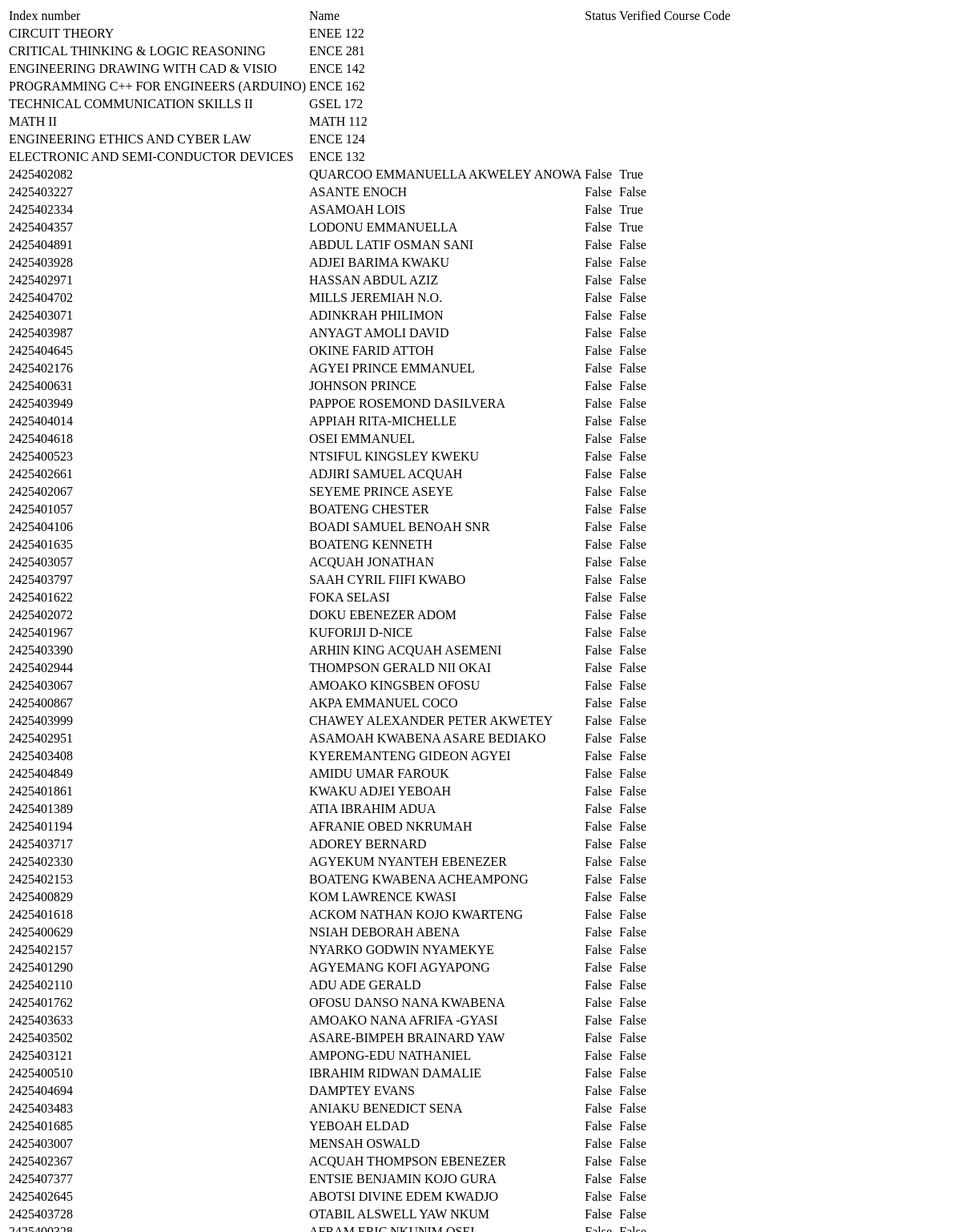
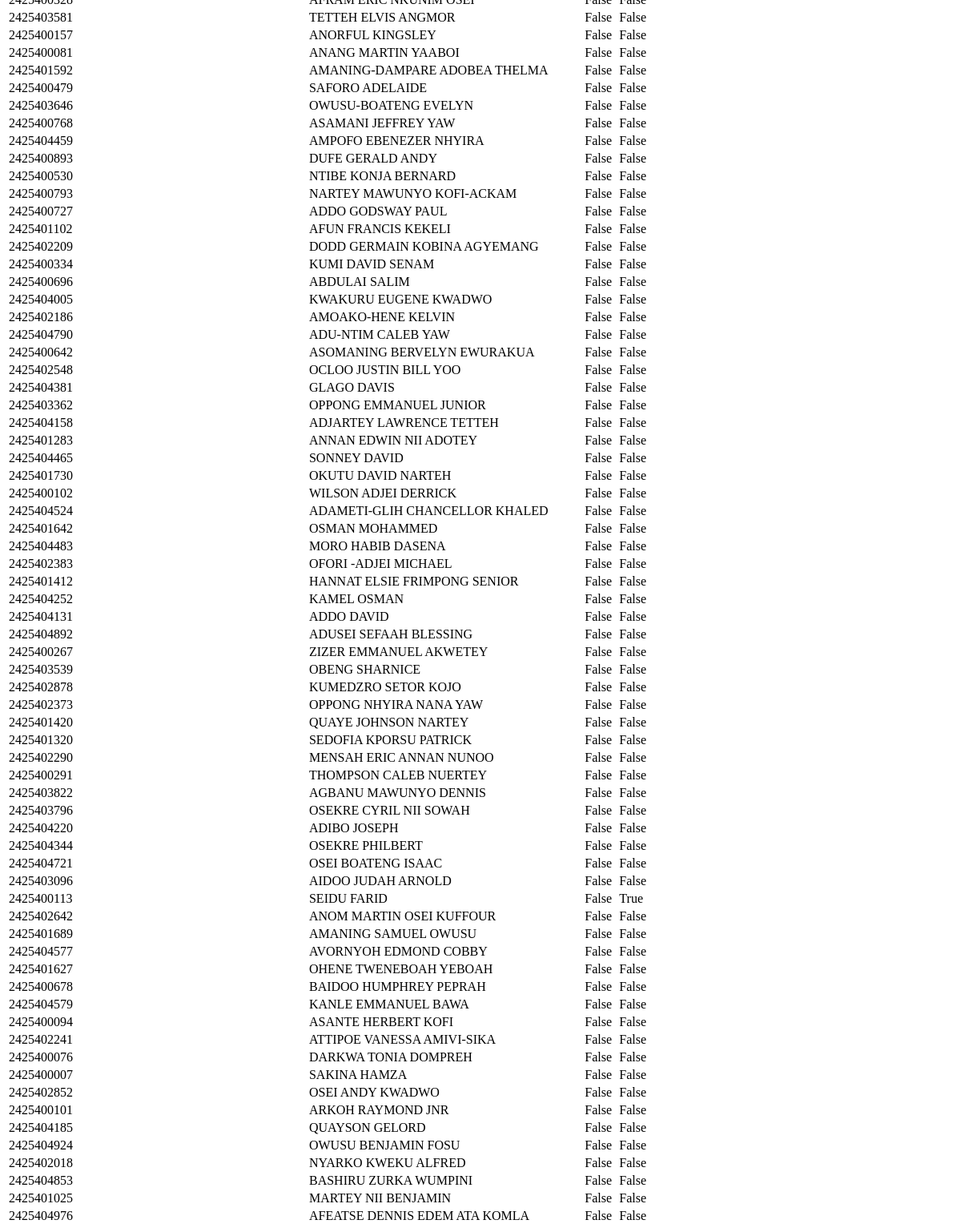
The page /lists/ on the database as committed earlier (2 pictures, top to bottom).
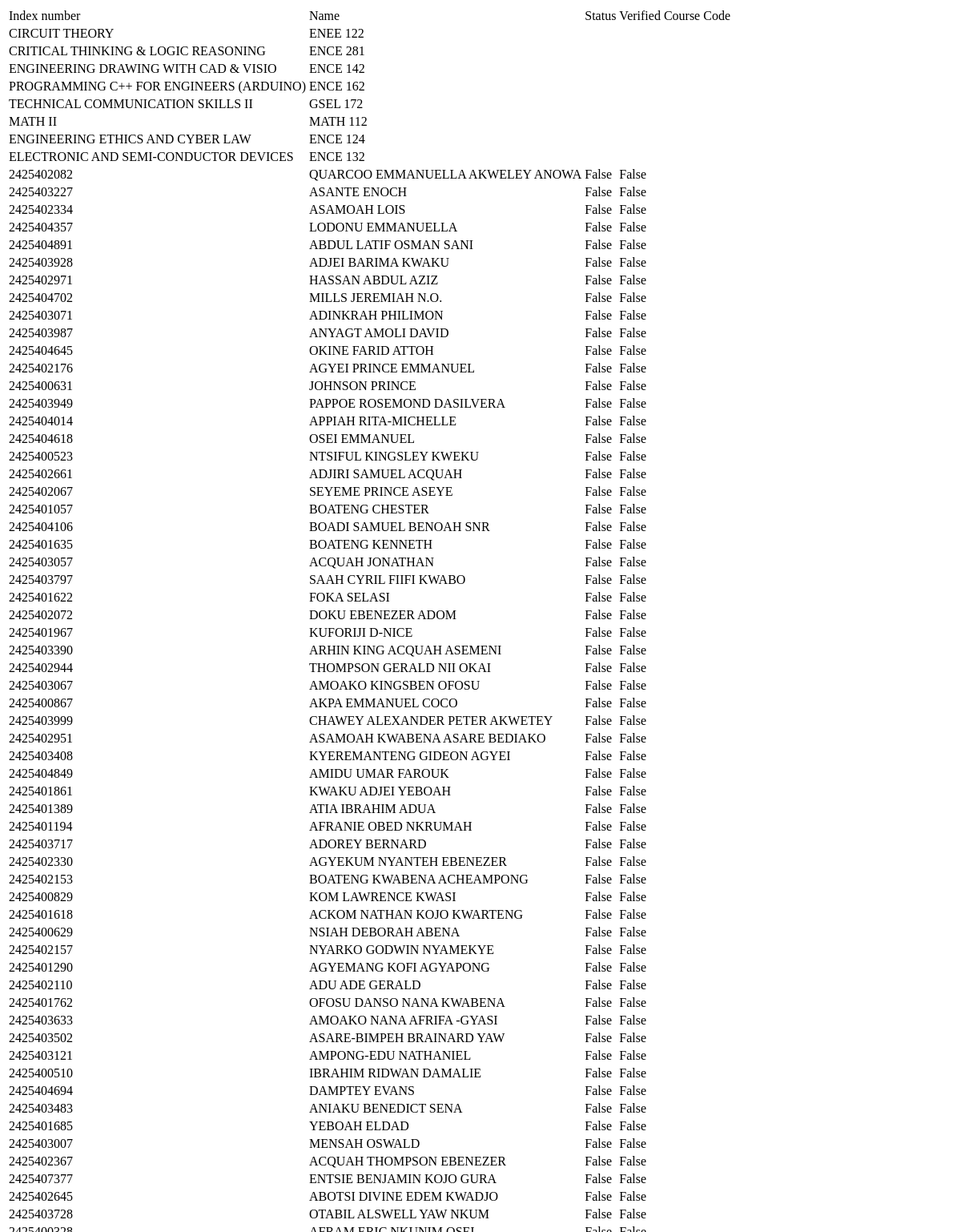
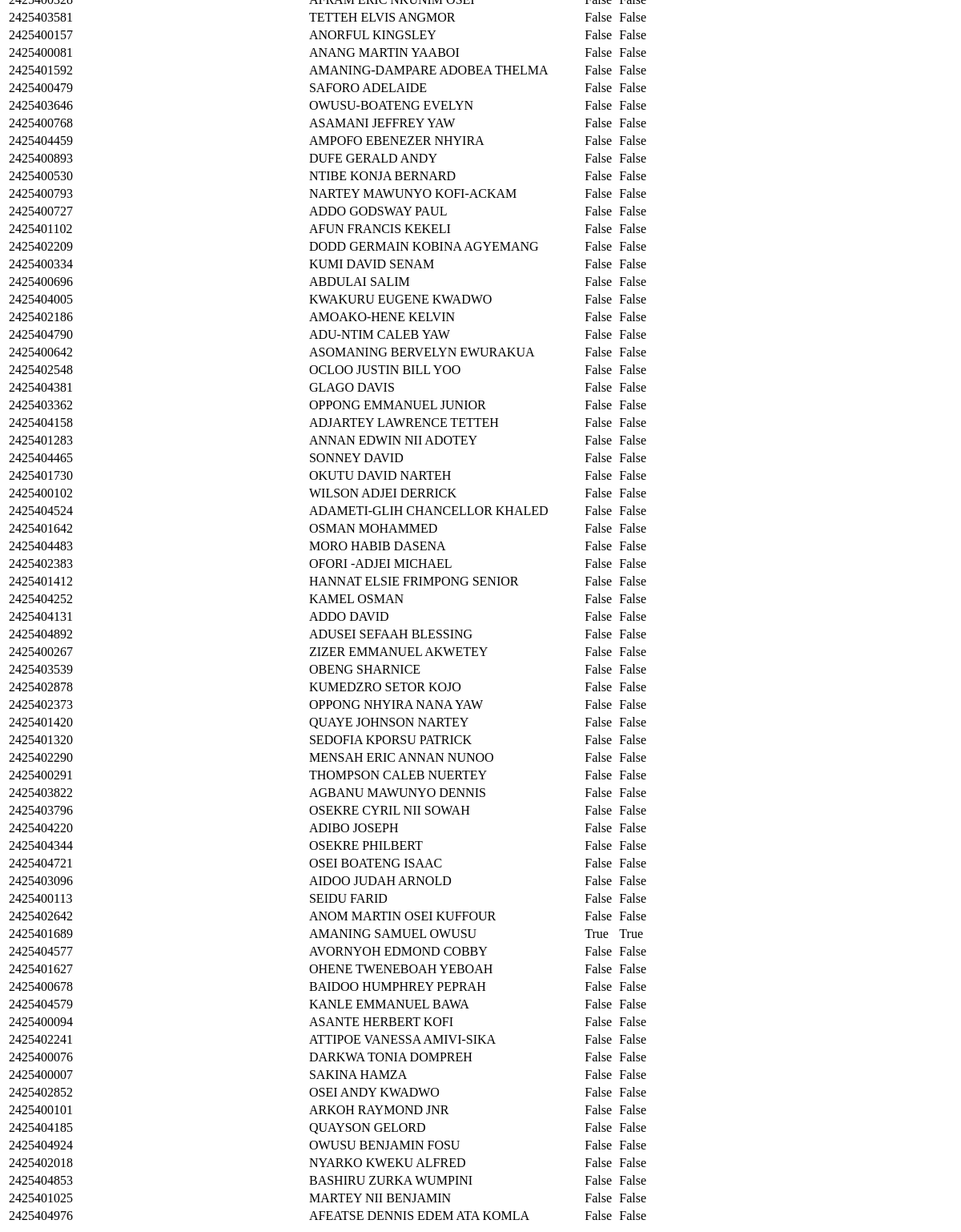
The same page on the database as committed later (2 pictures, top to bottom).
### AssignmentSubmission/models.py (models this page shows, shortened)
class Courses(models.Model):
    name = models.CharField(max_length=50)
    code = models.CharField(max_length=10, unique=True)
    lecturer = models.CharField(max_length=50)

class PreApprovedStudents(models.Model):
    name = models.CharField(max_length=50)
    student_id = models.CharField(max_length=15, unique=True)
    email = models.EmailField(null=True, blank=True)
    registration_stage = models.CharField(max_length= 15, choices=RegistrationStage.choices, blank=True, default=None, null=True)
    is_registered = models.BooleanField(default=False)
    uploaded_at = models.DateTimeField(auto_now_add=True)
    is_verified = models.BooleanField(default=False)

### AssignmentSubmission/views.py (the view)
# urls.py: path('lists/', lists, name='lists'),
def lists(request):
    students = PreApprovedStudents.objects.all()
    courses = Courses.objects.all()
    return render(
        request, "AssSub/lists.html", {"students": students, "courses": courses}
    )

### AssignmentSubmission/templates/AssSub/lists.html (shortened to what this page needs)
<!DOCTYPE html>
<html lang="en">
<head>
</head>
<body>
    <table>
        <thead>
            <tr>
                <td>
                    Index number
                </td>
                <td>
                    Name
                </td>
                <td>
                    Status
                </td>
                <td>
                    Verified
                </td>
                <td>
                    Course
                </td>
                <td>
                    Code
                </td>
            </tr>
        </thead>
        <tbody>
            {% for course in courses %}
                <tr>
                    <td>
                        {{ course.name}}
                    </td>
                    <td>
                        {{ course.code}}
                    </td>
                </tr>
            {% endfor %}
            {% for student in students %}
            <tr>
                <td>
                    {{ student.student_id }}
                </td>
                <td>
                    {{ student.name }}
                </td>
                <td>
                    {{ student.is_registered }}
                </td>
                <td>
                    {{ student.is_verified }}
                </td>
            </tr>
            {% endfor %}
        </tbody>
    </table>
</body>
</html>

Rows that differ between the two databases and show on the page:
removed PreApprovedStudents: student_id "2425402082", name "QUARCOO EMMANUELLA AKWELEY ANOWA", is_registered "False", is_verified "True"
removed PreApprovedStudents: student_id "2425402334", name "ASAMOAH LOIS", is_registered "False", is_verified "True"
removed PreApprovedStudents: student_id "2425404357", name "LODONU EMMANUELLA", is_registered "False", is_verified "True"
removed PreApprovedStudents: student_id "2425400113", name "SEIDU FARID", is_registered "False", is_verified "True"
removed PreApprovedStudents: student_id "2425401689", name "AMANING SAMUEL OWUSU", is_registered "False", is_verified "False"
added PreApprovedStudents: student_id "2425402082", name "QUARCOO EMMANUELLA AKWELEY ANOWA", is_registered "False", is_verified "False"
added PreApprovedStudents: student_id "2425402334", name "ASAMOAH LOIS", is_registered "False", is_verified "False"
added PreApprovedStudents: student_id "2425404357", name "LODONU EMMANUELLA", is_registered "False", is_verified "False"
added PreApprovedStudents: student_id "2425400113", name "SEIDU FARID", is_registered "False", is_verified "False"
added PreApprovedStudents: student_id "2425401689", name "AMANING SAMUEL OWUSU", is_registered "True", is_verified "True"
